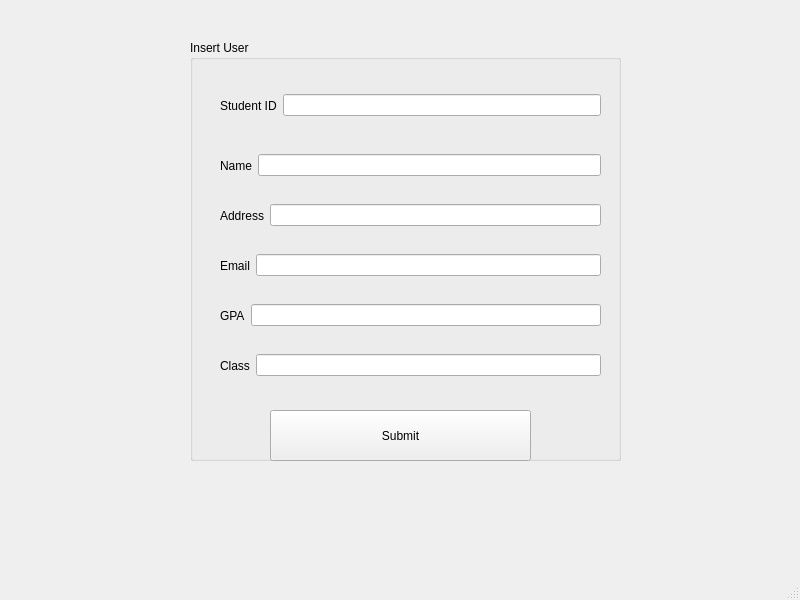
<?xml version="1.0" encoding="UTF-8"?>
<ui version="4.0">
 <class>Insert</class>
 <widget class="QMainWindow" name="Insert">
  <property name="geometry">
   <rect>
    <x>0</x>
    <y>0</y>
    <width>800</width>
    <height>600</height>
   </rect>
  </property>
  <property name="windowTitle">
   <string>MainWindow</string>
  </property>
  <widget class="QWidget" name="centralwidget">
   <widget class="QGroupBox" name="groupBox">
    <property name="geometry">
     <rect>
      <x>190</x>
      <y>40</y>
      <width>431</width>
      <height>421</height>
     </rect>
    </property>
    <property name="title">
     <string>Insert User</string>
    </property>
    <widget class="QWidget" name="layoutWidget">
     <property name="geometry">
      <rect>
       <x>30</x>
       <y>100</y>
       <width>381</width>
       <height>51</height>
      </rect>
     </property>
     <layout class="QHBoxLayout" name="horizontalLayout_2">
      <item>
       <widget class="QLabel" name="label_2">
        <property name="text">
         <string>Name</string>
        </property>
       </widget>
      </item>
      <item>
       <widget class="QLineEdit" name="lineEdit_name"/>
      </item>
     </layout>
    </widget>
    <widget class="QWidget" name="layoutWidget_2">
     <property name="geometry">
      <rect>
       <x>30</x>
       <y>150</y>
       <width>381</width>
       <height>51</height>
      </rect>
     </property>
     <layout class="QHBoxLayout" name="horizontalLayout_3">
      <item>
       <widget class="QLabel" name="label_3">
        <property name="text">
         <string>Address</string>
        </property>
       </widget>
      </item>
      <item>
       <widget class="QLineEdit" name="lineEdit_Address"/>
      </item>
     </layout>
    </widget>
    <widget class="QWidget" name="layoutWidget_3">
     <property name="geometry">
      <rect>
       <x>30</x>
       <y>200</y>
       <width>381</width>
       <height>51</height>
      </rect>
     </property>
     <layout class="QHBoxLayout" name="horizontalLayout_4">
      <item>
       <widget class="QLabel" name="label_4">
        <property name="text">
         <string>Email</string>
        </property>
       </widget>
      </item>
      <item>
       <widget class="QLineEdit" name="lineEdit_email"/>
      </item>
     </layout>
    </widget>
    <widget class="QWidget" name="layoutWidget_4">
     <property name="geometry">
      <rect>
       <x>30</x>
       <y>250</y>
       <width>381</width>
       <height>51</height>
      </rect>
     </property>
     <layout class="QHBoxLayout" name="horizontalLayout_5">
      <item>
       <widget class="QLabel" name="label_5">
        <property name="text">
         <string>GPA</string>
        </property>
       </widget>
      </item>
      <item>
       <widget class="QLineEdit" name="lineEdit_gpa"/>
      </item>
     </layout>
    </widget>
    <widget class="QWidget" name="layoutWidget_5">
     <property name="geometry">
      <rect>
       <x>30</x>
       <y>300</y>
       <width>381</width>
       <height>51</height>
      </rect>
     </property>
     <layout class="QHBoxLayout" name="horizontalLayout_6">
      <item>
       <widget class="QLabel" name="label_6">
        <property name="text">
         <string>Class</string>
        </property>
       </widget>
      </item>
      <item>
       <widget class="QLineEdit" name="lineEdit_class"/>
      </item>
     </layout>
    </widget>
    <widget class="QPushButton" name="btn_submit">
     <property name="geometry">
      <rect>
       <x>80</x>
       <y>370</y>
       <width>261</width>
       <height>51</height>
      </rect>
     </property>
     <property name="text">
      <string>Submit</string>
     </property>
    </widget>
    <widget class="QWidget" name="">
     <property name="geometry">
      <rect>
       <x>30</x>
       <y>40</y>
       <width>381</width>
       <height>51</height>
      </rect>
     </property>
     <layout class="QHBoxLayout" name="horizontalLayout">
      <item>
       <widget class="QLabel" name="label">
        <property name="text">
         <string>Student ID</string>
        </property>
       </widget>
      </item>
      <item>
       <widget class="QLineEdit" name="lineEdit_studentID"/>
      </item>
     </layout>
    </widget>
   </widget>
  </widget>
  <widget class="QMenuBar" name="menubar">
   <property name="geometry">
    <rect>
     <x>0</x>
     <y>0</y>
     <width>800</width>
     <height>22</height>
    </rect>
   </property>
  </widget>
  <widget class="QStatusBar" name="statusbar"/>
 </widget>
 <resources/>
 <connections/>
</ui>
